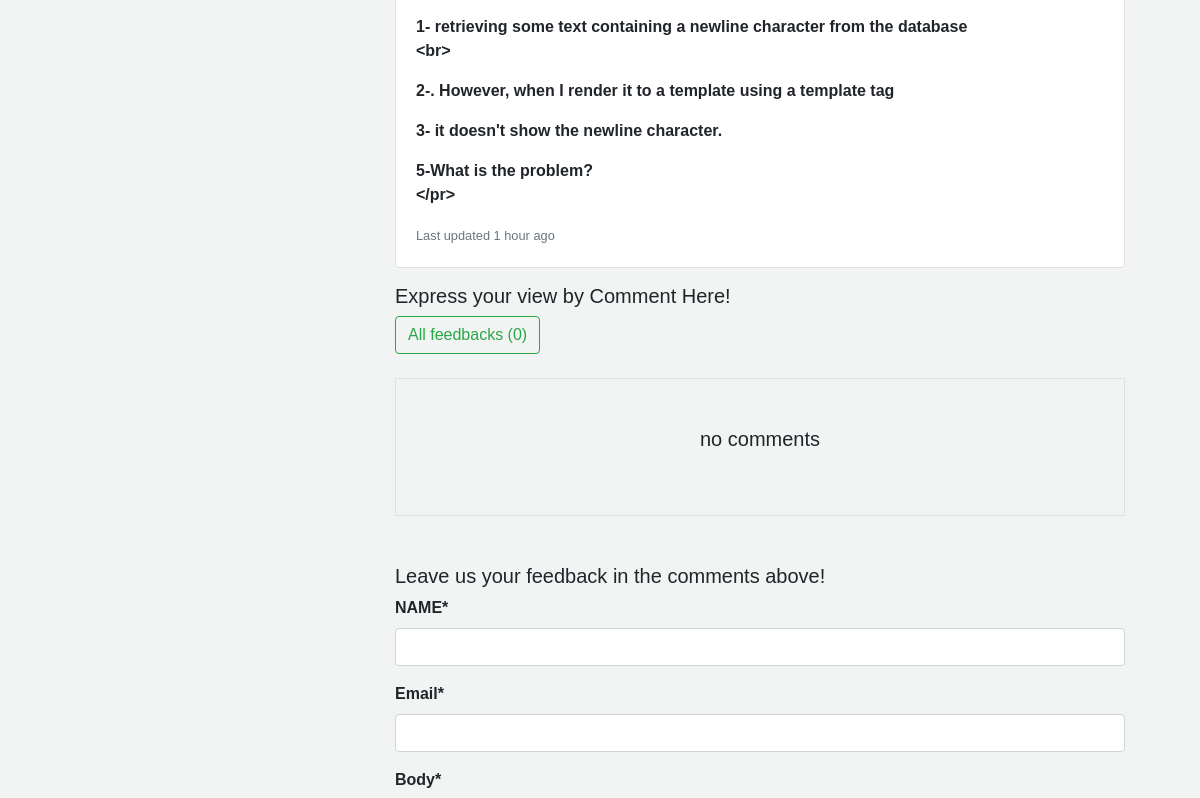
The page /book_detail/4/ (middle part) on the database as committed earlier.
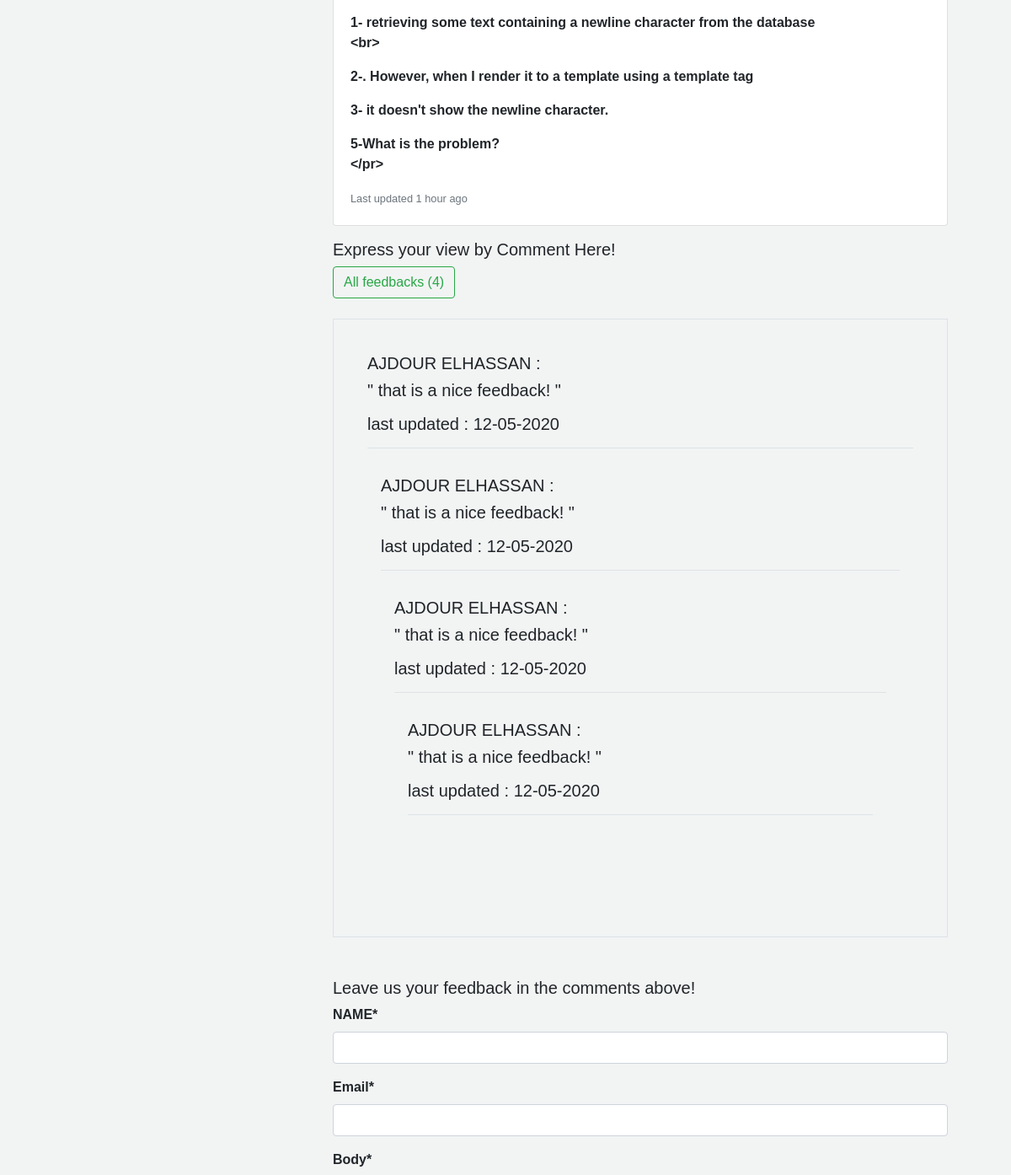
The same page on the database as committed later.
### myblog/models.py (models this page shows, shortened)
class Book (models.Model) :
    cover = models.ImageField(default='default.jpg', upload_to='profile_pics')
    title = models.CharField(max_length=50, default="title")
    headline  = models.CharField(max_length=100, default="sub_title")
    content = models.TextField()
    published_date = models.DateField(auto_now=True)
    book_update = models.TimeField(default=timezone.now)
    author = models.ForeignKey(User ,on_delete=models.CASCADE)
    def __str__(self) :
        return 'book : ' + self.title
    class Meta :
        ordering = ('-published_date',)

class Feedback (models.Model) :
    name = models.CharField(max_length=50 , verbose_name='NAME')
    email = models.EmailField()
    body = models.TextField()
    feedback_date = models.DateTimeField(auto_now_add=True)
    active = models.BooleanField(default=True)
    book = models.ForeignKey(Book, on_delete=models.CASCADE,  related_name='feedbacks')
    class Meta():
        ordering = ('-feedback_date',)

### myblog/views.py (the view)
# urls.py: path('book_detail/<int:book_id>/', views.book_detail, name='book_detail') ,
def book_detail(request, book_id):
    book = get_object_or_404(Book, pk=book_id)
    feedbacks = book.feedbacks.filter(active=True)
    if request.method == "POST" :
       feedback_form = FeedbackForm(data=request.POST)
       if feedback_form.is_valid() :
          new_feedback = feedback_form.save(commit=False) # (commit=False) => Don't save data
          new_feedback.book = book
          new_feedback.save()
          feedback_form = FeedbackForm()
    else :
       feedback_form = FeedbackForm()
    context = {
        'title' : book,
        'book' : book ,
        'feedbacks' : feedbacks ,
        'feedback_form' : feedback_form,
    }
    return render(request, 'book_detail.html' , context)

### myblog/forms.py
class FeedbackForm (forms.ModelForm) :
    class Meta :
        model = Feedback
        fields = ('name', 'email' , 'body' )

### myblog/templates/book_detail.html (shortened to what this page needs)
{% extends 'base.html' %}
{% block content %}
{% load crispy_forms_tags %}
<section>
  <header>
        <div class="container ml-0  mt-4">
            <div class="row">
                <div class="col-md-4">
                 </div>
                 <div class="col-md-8">
                        <div class="card mb-3">
                          <div class="card-body">
                            <p class="card-text mt-2 "> {{book.content|linebreaks}} </p>
                            <p class="card-text"><small class="text-muted">Last updated 1 hour ago </small></p>
                          </div>
                       </div>
                 </div>
            </div>
      </div>
    </header>
</section>
<section>
  <header>
        <div class="container ml-0">
            <div class="row">
                <div class="col-md-4">
                </div>
            <div class="col-md-8">
              <h5>Express your view by Comment Here! </h5>
              <button type="button" class="btn btn-outline-success"> All feedbacks ({{feedbacks.count}}) </button>
                <div class="border p-4 mb-5 mt-4">
                    {% for feedback in feedbacks %}
                     <ul class="p-3 comment">
                    <h5>{{feedback.name}} : <h5>
                    <p> " {{feedback.body}}  "  </p>
                    <p> last updated : {{feedback.feedback_date|date:'d-m-Y'}} </p>
                     <div class="border-bottom mb-3 mt-2"></div>
                    {% empty %}
                    <h5 class="text-center p-4 mb-3 comment"> no comments </h5>
                    {% endfor %}
             </div>
                   <h5>Leave us your feedback in the comments above!</h5>
                      <form method="POST">
                        {{feedback_form|crispy}}
                      </form>
          </div>
       </div>
    </div>
</header>
</section>
{% endblock content %}

### myblog/templates/base.html (shortened to what this page needs)
{% load static %}
{% load post_tag %}
<!DOCTYPE html>
<html lang="ar">
<head>
     <link rel="stylesheet" type="text/css" href="{% static 'css\bootstrap.min.css' %}" >
     <link rel="stylesheet" type="text/css" href="{% static 'css\home.css' %}" >
     <link rel="stylesheet" href="path/to/font-awesome/css/font-awesome.min.css">
</head>
<body>
      <div>
          {% block content %}
          {% endblock content %}
      </div>
</body>
</html>

### myblog/static/css/home.css (style rules this page uses)
body { background-color : #f2f4f4 ; font-family: 'Gill Sans', sans-serif; font-weight: 600; }
html,body { direction: ltr ; text-align: left ; }

Rows that differ between the two databases and show on the page:
added Feedback: name "AJDOUR ELHASSAN", body "that is a nice feedback!", feedback_date "12-05-2020"
added Feedback: name "AJDOUR ELHASSAN", body "that is a nice feedback!", feedback_date "12-05-2020"
added Feedback: name "AJDOUR ELHASSAN", body "that is a nice feedback!", feedback_date "12-05-2020"
added Feedback: name "AJDOUR ELHASSAN", body "that is a nice feedback!", feedback_date "12-05-2020"
Other text that changed with them:
{{ feedbacks.count }}: "0" → "4"
text no longer shown: "no comments"
